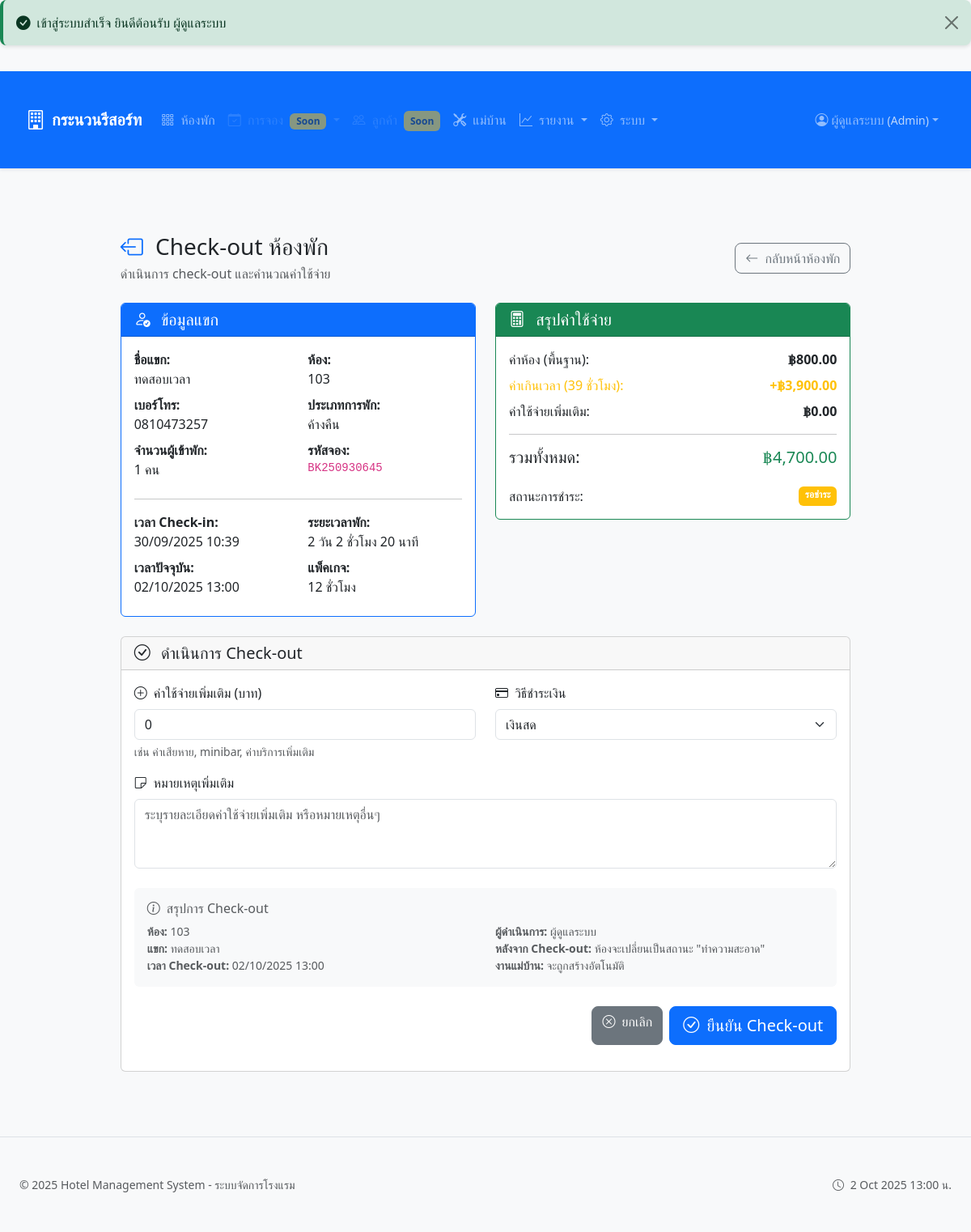
Page /rooms/checkout.php?room_id=3 (signed in) on the committed database.
### tables this page shows
CREATE TABLE `hotel_settings` (
  `id` int(10) UNSIGNED NOT NULL,
  `setting_key` varchar(255) NOT NULL,
  `setting_value` text DEFAULT NULL,
  `setting_type` enum('text','number','boolean','json') DEFAULT 'text',
  `description` text DEFAULT NULL,
  `created_at` timestamp NOT NULL DEFAULT current_timestamp(),
  `updated_by` int(10) UNSIGNED DEFAULT NULL,
  `updated_at` timestamp NOT NULL DEFAULT current_timestamp() ON UPDATE current_timestamp()
);

CREATE TABLE `bookings` (
  `id` int(10) UNSIGNED NOT NULL,
  `booking_code` varchar(20) DEFAULT NULL,
  `room_id` int(10) UNSIGNED NOT NULL,
  `guest_name` varchar(255) NOT NULL,
  `guest_phone` varchar(20) DEFAULT NULL,
  `guest_id_number` varchar(20) DEFAULT NULL,
  `guest_count` int(11) DEFAULT 1,
  `plan_type` enum('short','overnight') NOT NULL,
  `status` enum('active','completed','cancelled') DEFAULT 'active',
  `transfer_count` int(11) DEFAULT 0,
  `checkin_at` timestamp NOT NULL DEFAULT current_timestamp(),
  `checkout_at` timestamp NULL DEFAULT NULL,
  `base_amount` decimal(10,2) DEFAULT 0.00,
  `extra_amount` decimal(10,2) DEFAULT 0.00,
  `total_amount` decimal(10,2) DEFAULT 0.00,
  `payment_method` enum('cash','card','transfer') DEFAULT 'cash',
  `payment_status` enum('pending','paid','partial') DEFAULT 'pending',
  `notes` text DEFAULT NULL,
  `created_by` int(10) UNSIGNED NOT NULL,
  `created_at` timestamp NOT NULL DEFAULT current_timestamp(),
  `updated_at` timestamp NOT NULL DEFAULT current_timestamp() ON UPDATE current_timestamp()
);

CREATE TABLE `rooms` (
  `id` int(10) UNSIGNED NOT NULL,
  `room_number` varchar(10) NOT NULL,
  `room_type` enum('short','overnight') NOT NULL DEFAULT 'short',
  `status` enum('available','occupied','cleaning','maintenance') NOT NULL DEFAULT 'available',
  `floor` int(11) DEFAULT 1,
  `max_occupancy` int(11) DEFAULT 2,
  `amenities` text DEFAULT NULL,
  `notes` text DEFAULT NULL,
  `created_at` timestamp NOT NULL DEFAULT current_timestamp(),
  `updated_at` timestamp NOT NULL DEFAULT current_timestamp() ON UPDATE current_timestamp(),
  `last_transfer_date` datetime DEFAULT NULL
);

CREATE TABLE `rates` (
  `id` int(10) UNSIGNED NOT NULL,
  `rate_type` varchar(50) NOT NULL,
  `description` varchar(100) NOT NULL,
  `price` decimal(10,2) NOT NULL,
  `duration_hours` int(11) DEFAULT NULL,
  `is_active` tinyint(1) NOT NULL DEFAULT 1,
  `created_at` timestamp NOT NULL DEFAULT current_timestamp(),
  `updated_at` timestamp NOT NULL DEFAULT current_timestamp() ON UPDATE current_timestamp()
);

### rooms/checkout.php (the view, shortened to what the rows shown need)
<?php
require_once __DIR__ . '/../includes/helpers.php';
require_once __DIR__ . '/../includes/auth.php';
require_once __DIR__ . '/../includes/router.php';
$roomId = $_POST['room_id'] ?? $_GET['room_id'] ?? null;
$booking = null;
try {
    $pdo = getDatabase();
    $stmt = $pdo->prepare("
        SELECT b.*, r.room_number
        FROM bookings b
        JOIN rooms r ON b.room_id = r.id
        WHERE b.room_id = ? AND b.status = 'active'
        ORDER BY b.checkin_at DESC
        LIMIT 1
    ");
    $stmt->execute([$roomId]);
    $booking = $stmt->fetch();
    $rateType = $booking['plan_type'] === 'short' ? 'short_3h' : 'overnight';
    $stmt = $pdo->prepare("SELECT price, duration_hours FROM rates WHERE rate_type = ? AND is_active = 1");
    $stmt->execute([$rateType]);
    $rate = $stmt->fetch();
    $stmt = $pdo->prepare("SELECT price FROM rates WHERE rate_type = 'extended' AND is_active = 1");
    $stmt->execute();
    $extendedRate = $stmt->fetch();
} catch (Exception $e) {
    flash_error('เกิดข้อผิดพลาดในการโหลดข้อมูล: ' . $e->getMessage());
    redirectToRoute('rooms.board');
}
$currentTime = now();
$checkInTime = new DateTime($booking['checkin_at']);
$currentDateTime = new DateTime($currentTime);
$currentDuration = $currentDateTime->diff($checkInTime);
$currentHours = ($currentDuration->days * 24) + $currentDuration->h + ($currentDuration->i / 60);
$baseHours = $rate['duration_hours'] ?? 3;
$currentOvertimeHours = max(0, ceil($currentHours) - $baseHours);
$currentOvertimeAmount = $currentOvertimeHours * ($extendedRate['price'] ?? 100);
require_once __DIR__ . '/../templates/layout/header.php';
?>
<div class="container-fluid">
    <div class="row justify-content-center">
        <div class="col-xl-10 col-lg-12">
            <div class="d-flex justify-content-between align-items-center mb-4">
                <div>
                    <h1 class="h3 mb-1">
                        <i class="bi bi-box-arrow-left text-primary me-2"></i>
                        Check-out ห้องพัก
                    </h1>
                </div>
            </div>
            <div class="row">
                <div class="col-lg-6 mb-4">
                    <div class="card border-primary">
                        <div class="card-body">
                            <div class="row">
                                <div class="col-sm-6">
                                    <p class="mb-2"><strong>ชื่อแขก:</strong><br>
                                        <?php echo htmlspecialchars($booking['guest_name']); ?>
                                    </p>
                                    <p class="mb-2"><strong>เบอร์โทร:</strong><br>
                                        <?php echo htmlspecialchars($booking['guest_phone'] ?: 'ไม่ระบุ'); ?>
                                    </p>
                                    <p class="mb-2"><strong>จำนวนผู้เข้าพัก:</strong><br>
                                        <?php echo $booking['guest_count'] ?? 1; ?> คน
                                    </p>
                                </div>
                                <div class="col-sm-6">
                                    <p class="mb-2"><strong>ห้อง:</strong><br>
                                        <?php echo htmlspecialchars($booking['room_number']); ?>
                                    </p>
                                    <p class="mb-2"><strong>ประเภทการพัก:</strong><br>
                                        <?php echo $booking['plan_type'] === 'short' ? 'ชั่วคราว' : 'ค้างคืน'; ?>
                                    </p>
                                    <p class="mb-2"><strong>รหัสจอง:</strong><br>
                                        <code><?php echo htmlspecialchars($booking['booking_code'] ?: 'N/A'); ?></code>
                                    </p>
                                </div>
                            </div>
                            <div class="row">
                                <div class="col-sm-6">
                                    <p class="mb-2"><strong>เวลา Check-in:</strong><br>
                                        <?php echo format_datetime_thai($booking['checkin_at'], 'd/m/Y H:i'); ?>
                                    </p>
                                    <p class="mb-2"><strong>เวลาปัจจุบัน:</strong><br>
                                        <span id="current_time"><?php echo format_datetime_thai($currentTime, 'd/m/Y H:i'); ?></span>
                                    </p>
                                </div>
                                <div class="col-sm-6">
                                    <p class="mb-2"><strong>ระยะเวลาพัก:</strong><br>
                                        <span id="duration_display">
                                            <?php
                                            echo $currentDuration->days > 0 ? $currentDuration->days . ' วัน ' : '';
                                            echo $currentDuration->h . ' ชั่วโมง ' . $currentDuration->i . ' นาที';
                                            ?>
                                        </span>
                                    </p>
                                    <p class="mb-2"><strong>แพ็คเกจ:</strong><br>
                                        <?php echo $baseHours; ?> ชั่วโมง
                                    </p>
                                </div>
                            </div>
                        </div>
                    </div>
                </div>
                <div class="col-lg-6 mb-4">
                    <div class="card border-success">
                        <div class="card-body">
                            <div class="billing-summary">
                                <div class="d-flex justify-content-between mb-2">
                                    <span>ค่าห้อง (พื้นฐาน):</span>
                                    <strong><?php echo money_format_thb($booking['base_amount'] ?? 0); ?></strong>
                                </div>
                                <?php if ($currentOvertimeHours > 0): ?>
                                <div class="d-flex justify-content-between mb-2 text-warning">
                                    <span>ค่าเกินเวลา (<?php echo $currentOvertimeHours; ?> ชั่วโมง):</span>
                                    <strong>+<?php echo money_format_thb($currentOvertimeAmount); ?></strong>
                                </div>
                                <?php endif; ?>
                            </div>
                        </div>
                    </div>
                </div>
            </div>
            <div class="card">
                <div class="card-body">
                    <form method="POST" action="<?php echo routeUrl('rooms.checkout', ['room_id' => $roomId]); ?>">
                        <div class="row">
                            <div class="col-md-6">
                                <div class="mb-3">
                                    <label for="payment_method" class="form-label">
                                        <i class="bi bi-credit-card me-1"></i>
                                        วิธีชำระเงิน
                                    </label>
                                    <select class="form-select" id="payment_method" name="payment_method">
                                        <option value="cash" <?php echo $booking['payment_method'] === 'cash' ? 'selected' : ''; ?>>เงินสด</option>
                                    </select>
                                </div>
                            </div>
                        </div>
                        <div class="bg-light rounded p-3 mb-4">
                            <div class="row">
                                <div class="col-md-6">
                                    <small class="text-muted">
                                        <strong>ห้อง:</strong> <?php echo htmlspecialchars($booking['room_number']); ?><br>
                                        <strong>แขก:</strong> <?php echo htmlspecialchars($booking['guest_name']); ?><br>
                                        <strong>เวลา Check-out:</strong> <?php echo format_datetime_thai($currentTime, 'd/m/Y H:i'); ?>
                                    </small>
                                </div>
                            </div>
                        </div>
                    </form>
                </div>
            </div>
        </div>
    </div>
</div>
<?php require_once __DIR__ . '/../templates/layout/footer.php'; ?>

### templates/partials/navbar.php (shortened to what the rows shown need)
<?php
$currentUser = currentUser();
$isLoggedIn = isLoggedIn();
$userRole = $currentUser['role'] ?? null;
$currentRoute = $_GET['r'] ?? 'home';
$hotelName = 'Hotel Management';
try {
    if (function_exists('getDatabase')) {
        $pdo = getDatabase();
        $stmt = $pdo->query("SELECT setting_value FROM hotel_settings WHERE setting_key = 'hotel_name' LIMIT 1");
        $result = $stmt->fetch();
        if ($result && !empty($result['setting_value'])) {
            $hotelName = $result['setting_value'];
        }
    }
} catch (Exception $e) {
}
?>
<nav class="navbar navbar-expand-lg navbar-dark bg-primary sticky-top shadow-sm">
    <div class="container-fluid">
        <a class="navbar-brand d-flex align-items-center" href="<?php echo $GLOBALS['baseUrl'] ?? '/hotel-app'; ?>/?r=home">
            <i class="bi bi-building me-2 fs-4"></i>
            <span class="fw-bold d-none d-sm-inline"><?php echo htmlspecialchars($hotelName); ?></span>
        </a>
        <div class="collapse navbar-collapse" id="navbarMain">
            <?php if ($isLoggedIn): ?>
                <ul class="navbar-nav me-auto">
                    <li class="nav-item">
                        <a class="nav-link <?php echo str_starts_with($currentRoute, 'rooms') ? 'active' : ''; ?>"
                           href="<?php echo $GLOBALS['baseUrl']; ?>/?r=rooms.board">
                            <i class="bi bi-grid-3x3-gap me-1"></i>
                            <span>ห้องพัก</span>
                        </a>
                    </li>
                    <li class="nav-item dropdown">
                        <a class="nav-link dropdown-toggle disabled opacity-50"
                           href="#" id="navbarBookings" role="button" data-bs-toggle="dropdown" aria-expanded="false"
                           title="ฟีเจอร์นี้อยู่ระหว่างการพัฒนา">
                            <i class="bi bi-calendar-check me-1"></i>
                            <span>การจอง</span>
                            <small class="badge bg-warning text-dark ms-1">Soon</small>
                        </a>
                    </li>
                    <?php if (has_permission($userRole, ['reception', 'admin'])): ?>
                    <li class="nav-item">
                        <a class="nav-link disabled opacity-50"
                           href="#" title="ฟีเจอร์นี้อยู่ระหว่างการพัฒนา">
                            <i class="bi bi-people me-1"></i>
                            <span class="d-none d-md-inline">ลูกค้า</span>
                            <small class="badge bg-warning text-dark ms-1 d-none d-lg-inline">Soon</small>
                        </a>
                    </li>
                    <?php endif; ?>
                    <?php if (has_permission($userRole, ['housekeeping', 'admin'])): ?>
                    <li class="nav-item">
                        <a class="nav-link <?php echo str_starts_with($currentRoute, 'housekeeping') ? 'active' : ''; ?>"
                           href="<?php echo $GLOBALS['baseUrl']; ?>/?r=housekeeping.jobs">
                            <i class="bi bi-tools me-1"></i>
                            <span class="d-none d-lg-inline">แม่บ้าน</span>
                        </a>
                    </li>
                    <?php endif; ?>
                    <?php if (has_permission($userRole, ['reception', 'admin'])): ?>
                    <li class="nav-item dropdown">
                        <a class="nav-link dropdown-toggle <?php echo str_starts_with($currentRoute, 'reports') ? 'active' : ''; ?>"
                           href="#" id="navbarReports" role="button" data-bs-toggle="dropdown" aria-expanded="false">
                            <i class="bi bi-graph-up me-1"></i>
                            <span class="d-none d-lg-inline">รายงาน</span>
                        </a>
                    </li>
                    <?php endif; ?>
                    <?php if (has_permission($userRole, ['admin'])): ?>
                    <li class="nav-item dropdown">
                        <a class="nav-link dropdown-toggle <?php echo str_starts_with($currentRoute, 'admin') || str_starts_with($currentRoute, 'system') ? 'active' : ''; ?>"
                           href="#" id="navbarAdmin" role="button" data-bs-toggle="dropdown" aria-expanded="false">
                            <i class="bi bi-gear me-1"></i>
                            <span class="d-none d-xl-inline">ระบบ</span>
                        </a>
                    </li>
                    <?php endif; ?>
                </ul>
                <ul class="navbar-nav">
                    <li class="nav-item dropdown">
                        <a class="nav-link dropdown-toggle d-flex align-items-center" href="#" id="navbarUser" role="button" data-bs-toggle="dropdown" aria-expanded="false">
                            <i class="bi bi-person-circle me-1"></i>
                            <span class="d-none d-sm-inline">
                                <?php echo htmlspecialchars($currentUser['full_name'] ?? $currentUser['username']); ?>
                            </span>
                            <small class="text-light opacity-75 ms-1 d-none d-md-inline">
                                (<?php echo ucfirst($userRole); ?>)
                            </small>
                        </a>
                    </li>
                </ul>
            <?php endif; ?>
        </div>
    </div>
</nav>

### rows in the picture
hotel_settings: setting_value "กระนวนรีสอร์ท"
bookings: guest_name "ทดสอบเวลา", guest_phone "0810473257", guest_count "1", room.room_number "103", booking_code "BK250930645", checkin_at "30/09/2025 10:39", checkin_at "2", checkin_at "20", base_amount "฿800.00", checkin_at.duration_hours "39", payment_method "เงินสด"
rates: duration_hours "12"

### other values in the picture
$message "เข้าสู่ระบบสำเร็จ ยินดีต้อนรับ ผู้ดูแลระบบ"
$currentUser['full_name'] "ผู้ดูแลระบบ"
$userRole "Admin"
money_format_thb($currentOvertimeAmount) "฿3,900.00"
money_format_thb($currentTotalAmount) "฿4,700.00"
currentUser()['full_name'] "ผู้ดูแลระบบ"
